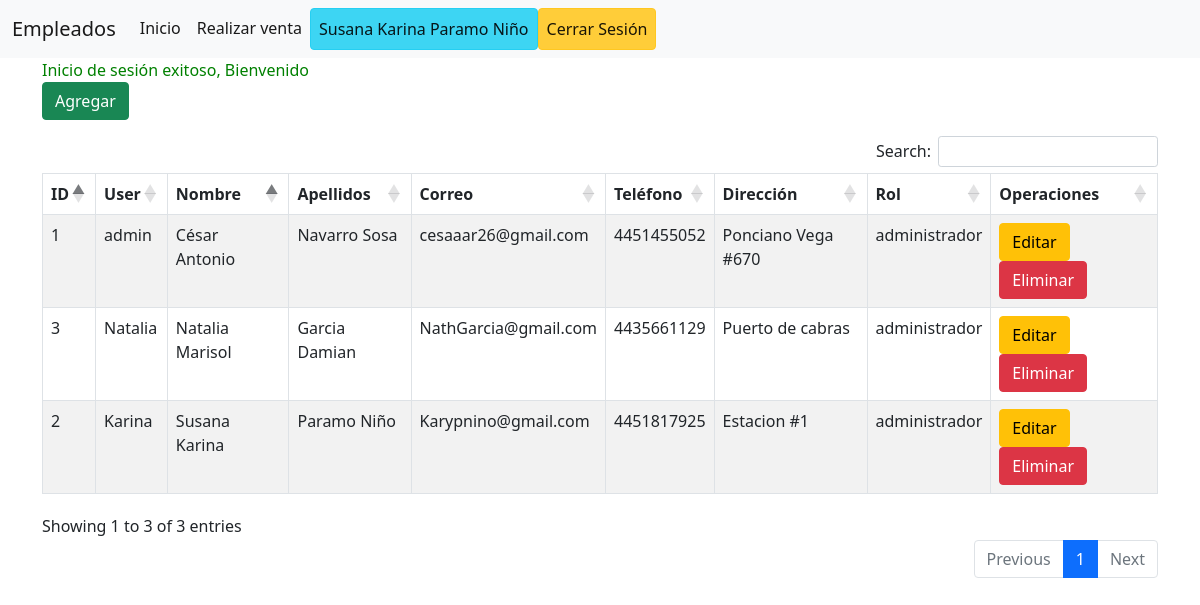
The app's page /Frontend/app/ventanaEmpleados.php (signed in) with its own data.
### tables this page shows
create table Empleado(
	idEmpleado int unsigned not null auto_increment primary key,
    user varchar(15) not null unique,
    password varchar(40) not null,
    nombre varchar(45) not null,
    apellido varchar(45) not null,
    correo varchar(45) not null,
    telefono varchar(20) not null,
    direccion varchar(50) not null,
    rol enum('administrador','vendedor') not null
);

### Util/Conexion.php (called while the page is built, shortened)
<?php
class Conexion
{
    private static $servidor = 'localhost' ;
    private static $db = 'puntoventaweb' ;
    private static $usuario = 'root';
    private static $password = 'root';
    private static $conexion  = null;
    public static function abrirConexion()
    {
        if (self::$conexion==null)
        {
            try
            {
                self::$conexion =  new PDO( "mysql:host=".self::$servidor.";"."dbname=".self::$db, self::$usuario, self::$password);
                self::$conexion->setAttribute(PDO::ATTR_ERRMODE, PDO::ERRMODE_SILENT);
            }
            catch(PDOException $e)
            {
                exit($e->getMessage());
            }
        }
        return self::$conexion;
    }
    public static function cerrarConexion()
    {
        self::$conexion = null;
    }
}
?>

### Backend/DAOS/DAOempleado.php (called while the page is built, shortened)
<?php
require_once '../../Util/Conexion.php';
class DAOempleado{
	private $conexion;
    private function conectar(){
        try{
			$this->conexion = Conexion::abrirConexion();
		}
		catch(Exception $e)
		{
			die($e->getMessage());
		}
    }
    public function obtenerTodos()
	{
		try
		{
			$lista = array();
			$sentenciaSQL = $this->conexion->prepare("SELECT idEmpleado, user, nombre, apellido, correo, telefono, direccion, rol FROM Empleado");
			$sentenciaSQL->execute();
			foreach($sentenciaSQL->fetchAll(PDO::FETCH_OBJ) as $fila)
			{
				$obj = new Empleado();
                $obj->idEmpleado = $fila->idEmpleado;
                $obj->user = $fila->user;
                $obj->nombre = $fila->nombre;
                $obj->apellido = $fila->apellido;
                $obj->correo = $fila->correo;
                $obj->telefono = $fila->telefono;
                $obj->direccion = $fila->direccion;
                $obj->rol = $fila->rol;
				$lista[] = $obj;
			}
			return $lista;
		}
		catch(Exception $e){
			echo $e->getMessage();
			return null;
		}finally{
            Conexion::cerrarConexion();
        }
	}
}

### Frontend/app/ventanaEmpleados.php (the view, shortened to what this page needs)
<!DOCTYPE html>
<html lang="es">
<head>
    <link rel="stylesheet" href="https://cdn.datatables.net/1.11.3/css/dataTables.bootstrap5.min.css">
    <link rel="stylesheet" href="https://cdn.datatables.net/autofill/2.3.7/css/autoFill.bootstrap5.min.css">
    <link href="https://cdn.jsdelivr.net/npm/bootstrap@5.1.3/dist/css/bootstrap.min.css" rel="stylesheet">
</head>
<body>
    <?php
        require_once '../../Backend/DAOS/DAOempleado.php';
        $dao=new DAOempleado();
        $listaEmpleados=$dao->obtenerTodos();
    ?>
    <nav class="navbar navbar-expand-lg navbar-light bg-light">
        <div class="container-fluid">
            <a class="navbar-brand " href="ventanaEmpleados.php">Empleados</a>
            <div class="collapse navbar-collapse" id="navbarNavDropdown">
            <ul class="navbar-nav">
                <li class="nav-item">
                <a class="nav-link active" aria-current="page" href="MenuPrincipal.php">Inicio</a>
                </li>
                <li class="nav-item">
                <a class="nav-link active" href="ventanaRealizarVenta.php">Realizar venta</a>
                </li>
                <li class="nav-item">
                <a class="nav-link active btn btn-info" ><?php echo($_SESSION["usuarioLogeado"]);?></a>
                </li>
                <li class="nav-item">
                <a class="nav-link active btn btn-warning" href="MenuPrincipal.php?cerrarsesion">Cerrar Sesión</a>
            </li>
            </ul>
            </div>
        </div>
    </nav>
    <div id="divContenedorTabla" class="container">
        <?php
            if(isset($_SESSION["mensaje"])){
                echo "<div style='color: green'>{$_SESSION["mensaje"]}</div>";
            }
        ?>
        <div>
            <a href="registroEmpleado.php" class="btn btn-success">Agregar</a>
        </div>
        <table id="tblRegistros" class="table table-bordered table table-striped table-hover">
            <thead>
                <tr>
                    <th>ID</th>
                    <th>User</th>
                    <th>Nombre</th>
                    <th>Apellidos</th>
                    <th>Correo</th>
                    <th>Teléfono</th>
                    <th>Dirección</th>
                    <th>Rol</th>
                    <th>Operaciones</th>
                </tr>
            </thead>
            <tbody>
                <?php
                    foreach ($listaEmpleados as $objEmpleado){
                    echo"<tr><td>".$objEmpleado->idEmpleado."</td>".
                            "<td>".$objEmpleado->user."</td>".
                            "<td>".$objEmpleado->nombre."</td>".
                            "<td>".$objEmpleado->apellido."</td>".
                            "<td>".$objEmpleado->correo."</td>".
                            "<td>".$objEmpleado->telefono."</td>".
                            "<td>".$objEmpleado->direccion."</td>".
                            "<td>".$objEmpleado->rol."</td>"."
                            <td>
                                <form method='POST'>
                                    <button formaction='registroEmpleado.php' name='idEmpleado' value='$objEmpleado->idEmpleado' class='btn btn-warning'>Editar</button>
                                    <button formaction='eliminarEmpleado.php' name='idEmpleado' value='$objEmpleado->idEmpleado' class='btn btn-danger'>Eliminar</button>
                                </form>
                            </td>
                        </tr>";
                    }
                ?>
            </tbody>
        </table>
    </div>
</body>
</html>

### records on screen
empleado: idEmpleado "1", user "admin", nombre "César Antonio", apellido "Navarro Sosa", correo "cesaaar26@gmail.com", telefono "4451455052", direccion "Ponciano Vega #670", rol "administrador"
empleado: idEmpleado "2", user "Karina", nombre "Susana Karina", apellido "Paramo Niño", correo "Karypnino@gmail.com", telefono "4451817925", direccion "Estacion #1", rol "administrador"
empleado: idEmpleado "3", user "Natalia", nombre "Natalia Marisol", apellido "Garcia Damian", correo "NathGarcia@gmail.com", telefono "4435661129", direccion "Puerto de cabras", rol "administrador"

### other values on screen
$_SESSION["usuarioLogeado"] "Susana Karina Paramo Niño"
$_SESSION["mensaje"] "Inicio de sesión exitoso, Bienvenido"
